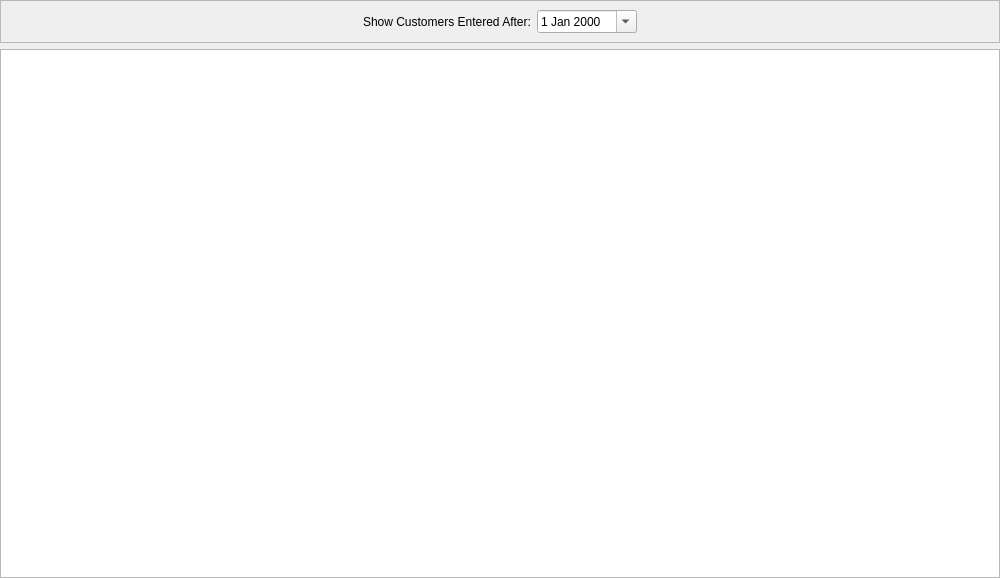
<?xml version="1.0" encoding="UTF-8"?>
<ui version="4.0">
 <class>RecentCustomers</class>
 <widget class="QWidget" name="RecentCustomers">
  <property name="geometry">
   <rect>
    <x>0</x>
    <y>0</y>
    <width>1000</width>
    <height>578</height>
   </rect>
  </property>
  <property name="windowTitle">
   <string>Form</string>
  </property>
  <layout class="QVBoxLayout" name="verticalLayout">
   <property name="leftMargin">
    <number>0</number>
   </property>
   <property name="topMargin">
    <number>0</number>
   </property>
   <property name="rightMargin">
    <number>0</number>
   </property>
   <property name="bottomMargin">
    <number>0</number>
   </property>
   <item>
    <widget class="QFrame" name="frame">
     <property name="frameShape">
      <enum>QFrame::StyledPanel</enum>
     </property>
     <property name="frameShadow">
      <enum>QFrame::Raised</enum>
     </property>
     <layout class="QHBoxLayout" name="horizontalLayout">
      <item>
       <spacer name="horizontalSpacer">
        <property name="orientation">
         <enum>Qt::Horizontal</enum>
        </property>
        <property name="sizeHint" stdset="0">
         <size>
          <width>352</width>
          <height>20</height>
         </size>
        </property>
       </spacer>
      </item>
      <item>
       <widget class="QLabel" name="label">
        <property name="text">
         <string>Show Customers Entered After:</string>
        </property>
       </widget>
      </item>
      <item>
       <widget class="QDateEdit" name="dateEdit">
        <property name="minimumSize">
         <size>
          <width>100</width>
          <height>0</height>
         </size>
        </property>
        <property name="maximumSize">
         <size>
          <width>100</width>
          <height>16777215</height>
         </size>
        </property>
        <property name="calendarPopup">
         <bool>true</bool>
        </property>
       </widget>
      </item>
      <item>
       <spacer name="horizontalSpacer_2">
        <property name="orientation">
         <enum>Qt::Horizontal</enum>
        </property>
        <property name="sizeHint" stdset="0">
         <size>
          <width>351</width>
          <height>20</height>
         </size>
        </property>
       </spacer>
      </item>
     </layout>
    </widget>
   </item>
   <item>
    <widget class="QTableView" name="tableViewCustomerList">
     <property name="maximumSize">
      <size>
       <width>16777215</width>
       <height>16777215</height>
      </size>
     </property>
     <property name="focusPolicy">
      <enum>Qt::ClickFocus</enum>
     </property>
     <property name="styleSheet">
      <string notr="true">QHeaderView {font-size:12px;border-bottom:1px;}
QHeaderView::section { background-color:#f2f2f2; }</string>
     </property>
     <property name="frameShape">
      <enum>QFrame::StyledPanel</enum>
     </property>
     <property name="frameShadow">
      <enum>QFrame::Sunken</enum>
     </property>
     <property name="verticalScrollBarPolicy">
      <enum>Qt::ScrollBarAsNeeded</enum>
     </property>
     <property name="sizeAdjustPolicy">
      <enum>QAbstractScrollArea::AdjustToContentsOnFirstShow</enum>
     </property>
     <property name="editTriggers">
      <set>QAbstractItemView::NoEditTriggers</set>
     </property>
     <property name="alternatingRowColors">
      <bool>true</bool>
     </property>
     <property name="selectionMode">
      <enum>QAbstractItemView::NoSelection</enum>
     </property>
     <property name="selectionBehavior">
      <enum>QAbstractItemView::SelectRows</enum>
     </property>
     <property name="gridStyle">
      <enum>Qt::SolidLine</enum>
     </property>
     <property name="sortingEnabled">
      <bool>false</bool>
     </property>
     <property name="wordWrap">
      <bool>false</bool>
     </property>
     <property name="cornerButtonEnabled">
      <bool>false</bool>
     </property>
     <attribute name="horizontalHeaderCascadingSectionResizes">
      <bool>false</bool>
     </attribute>
     <attribute name="horizontalHeaderShowSortIndicator" stdset="0">
      <bool>false</bool>
     </attribute>
     <attribute name="horizontalHeaderStretchLastSection">
      <bool>false</bool>
     </attribute>
     <attribute name="verticalHeaderVisible">
      <bool>true</bool>
     </attribute>
    </widget>
   </item>
  </layout>
 </widget>
 <resources/>
 <connections/>
</ui>
